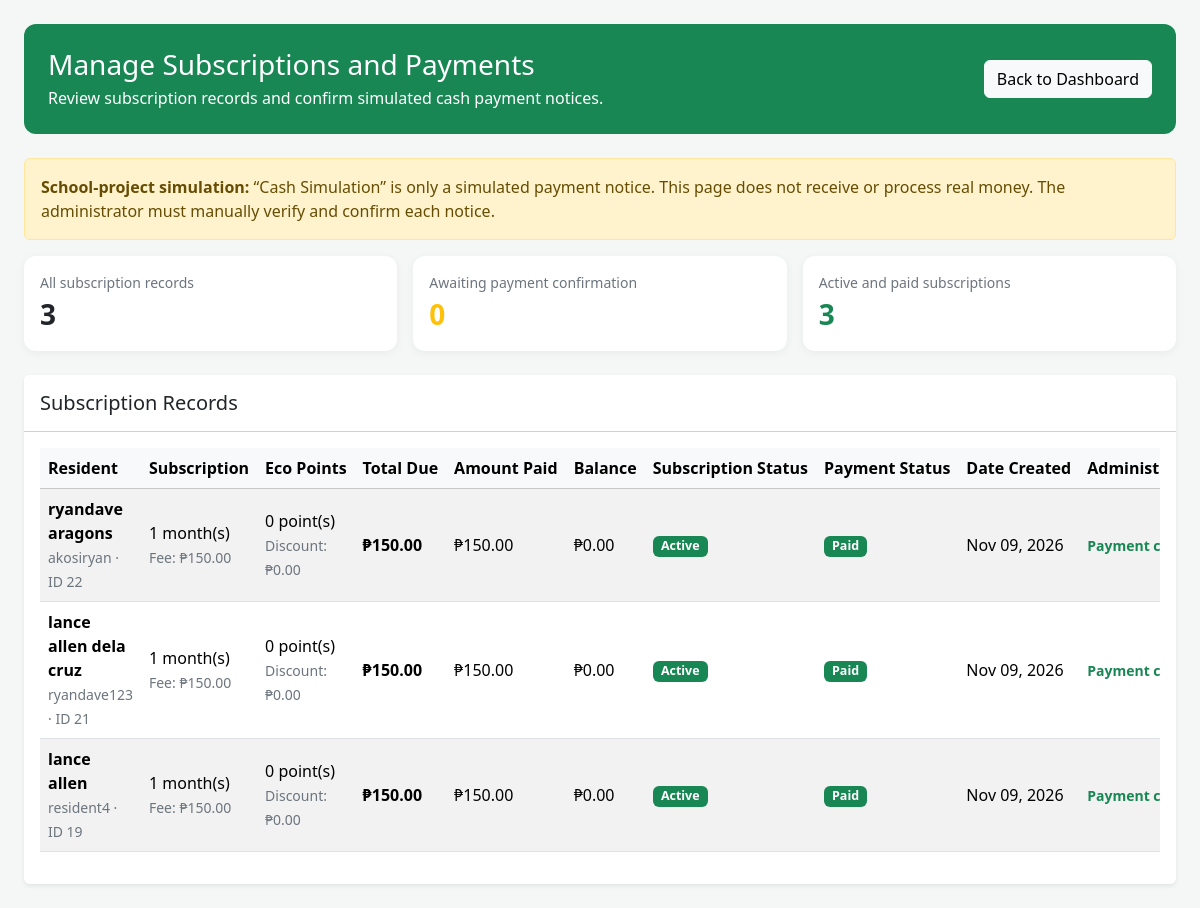
Page /wastesystem_/admin/subscriptions/index.php (signed in) on the committed database.
### tables this page shows
CREATE TABLE `subscriptions` (
  `id` int(11) NOT NULL,
  `user_id` int(11) NOT NULL,
  `service_fee` decimal(10,2) NOT NULL DEFAULT 150.00,
  `months` int(11) NOT NULL DEFAULT 1,
  `original_amount` decimal(10,2) NOT NULL DEFAULT 150.00,
  `points_redeemed` int(11) NOT NULL DEFAULT 0,
  `discount_amount` decimal(10,2) NOT NULL DEFAULT 0.00,
  `total_amount` decimal(10,2) NOT NULL DEFAULT 150.00,
  `amount_paid` decimal(10,2) NOT NULL DEFAULT 0.00,
  `balance_due` decimal(10,2) NOT NULL DEFAULT 150.00,
  `subscription_status` varchar(50) NOT NULL DEFAULT 'Pending Approval',
  `payment_status` varchar(50) NOT NULL DEFAULT 'Unpaid',
  `created_at` timestamp NOT NULL DEFAULT current_timestamp()
);

CREATE TABLE `users` (
  `id` int(11) NOT NULL,
  `fullname` varchar(255) NOT NULL,
  `users` varchar(255) NOT NULL,
  `password` varchar(255) NOT NULL,
  `role` varchar(11) NOT NULL,
  `email` varchar(255) DEFAULT NULL,
  `email_verified` tinyint(1) NOT NULL DEFAULT 0,
  `email_verified_at` datetime DEFAULT NULL,
  `address` varchar(500) NOT NULL
);

### wastesystem_/admin/subscriptions/index.php (the view, shortened to what this page needs)
<?php
require_once __DIR__ . '/../../config/database.php';
mysqli_set_charset($conn, 'utf8mb4');
function e($value): string
{
    return htmlspecialchars((string)($value ?? ''), ENT_QUOTES, 'UTF-8');
}
function peso($amount): string
{
    return '₱' . number_format((float)$amount, 2);
}
$list_sql = "
    SELECT
        s.id,
        s.user_id,
        u.fullname,
        u.users AS username,
        s.service_fee,
        s.months,
        s.original_amount,
        s.points_redeemed,
        s.discount_amount,
        s.total_amount,
        s.amount_paid,
        s.balance_due,
        s.subscription_status,
        s.payment_status,
        s.created_at
    FROM subscriptions AS s
    INNER JOIN users AS u ON u.id = s.user_id
    ORDER BY
        CASE
            WHEN s.payment_status = 'Pending Confirmation' THEN 0
            WHEN s.subscription_status = 'Pending Approval' THEN 1
            ELSE 2
        END,
        s.created_at DESC
";
$result = $conn->query($list_sql);
$total_records = $result->num_rows;
$pending_confirmations = 0;
$active_subscriptions = 0;
$rows = [];
while ($row = $result->fetch_assoc()) {
    $rows[] = $row;
    if (
        $row['subscription_status'] === 'Active' &&
        $row['payment_status'] === 'Paid' &&
        (float)$row['balance_due'] <= 0
    ) {
        $active_subscriptions++;
    }
}
?>
<!DOCTYPE html>
<html lang="en">
<head>
    <link href="https://cdn.jsdelivr.net/npm/bootstrap@5.3.3/dist/css/bootstrap.min.css" rel="stylesheet">
</head>
<body>
<div class="container-fluid py-4 px-3 px-lg-4">
    <div class="page-header p-4 mb-4">
        <div class="d-flex flex-wrap justify-content-between align-items-center gap-3">
            <div>
                <h1 class="h3 mb-1">Manage Subscriptions and Payments</h1>
                <p class="mb-0">Review subscription records and confirm simulated cash payment notices.</p>
            </div>
            <a href="../dashboard.php" class="btn btn-light">Back to Dashboard</a>
        </div>
    </div>
    <div class="alert alert-warning">
        <strong>School-project simulation:</strong> “Cash Simulation” is only a simulated payment notice.
        This page does not receive or process real money. The administrator must manually verify and confirm each notice.
    </div>
    <div class="row g-3 mb-4">
        <div class="col-sm-6 col-xl-4">
            <div class="card summary-card">
                <div class="card-body">
                    <div class="text-secondary small">All subscription records</div>
                    <div class="fs-3 fw-bold"><?= number_format($total_records) ?></div>
                </div>
            </div>
        </div>
        <div class="col-sm-6 col-xl-4">
            <div class="card summary-card">
                <div class="card-body">
                    <div class="text-secondary small">Awaiting payment confirmation</div>
                    <div class="fs-3 fw-bold text-warning"><?= number_format($pending_confirmations) ?></div>
                </div>
            </div>
        </div>
        <div class="col-sm-6 col-xl-4">
            <div class="card summary-card">
                <div class="card-body">
                    <div class="text-secondary small">Active and paid subscriptions</div>
                    <div class="fs-3 fw-bold text-success"><?= number_format($active_subscriptions) ?></div>
                </div>
            </div>
        </div>
    </div>
    <div class="card border-0 shadow-sm">
        <div class="card-header bg-white py-3">
            <h2 class="h5 mb-0">Subscription Records</h2>
        </div>
        <div class="card-body">
            <?php if (count($rows) === 0): ?>
                <div class="text-center text-secondary py-5">No subscription records found.</div>
            <?php else: ?>
                <div class="table-responsive">
                    <table class="table table-hover table-striped align-middle">
                        <thead class="table-light">
                        <tr>
                            <th>Resident</th>
                            <th>Subscription</th>
                            <th>Eco Points</th>
                            <th>Total Due</th>
                            <th>Amount Paid</th>
                            <th>Balance</th>
                            <th>Subscription Status</th>
                            <th>Payment Status</th>
                            <th>Date Created</th>
                            <th style="min-width: 190px;">Administrator Action</th>
                        </tr>
                        </thead>
                        <tbody>
                        <?php foreach ($rows as $row): ?>
                            <?php
                                $payment_status = $row['payment_status'];
                                $subscription_status = $row['subscription_status'];
                                $payment_badge = 'bg-secondary';
                                if ($payment_status === 'Paid') {
                                    $payment_badge = 'bg-success';
                                } elseif ($payment_status === 'Pending Confirmation') {
                                    $payment_badge = 'bg-warning text-dark';
                                } elseif ($payment_status === 'Unpaid') {
                                    $payment_badge = 'bg-danger';
                                }
                                $subscription_badge = $subscription_status === 'Active'
                                    ? 'bg-success'
                                    : 'bg-secondary';
                            ?>
                            <tr>
                                <td>
                                    <div class="fw-semibold"><?= e($row['fullname']) ?></div>
                                    <small class="text-secondary">
                                        <?= e($row['username']) ?> · ID <?= (int)$row['user_id'] ?>
                                    </small>
                                </td>
                                <td>
                                    <?= (int)$row['months'] ?> month(s)<br>
                                    <small class="text-secondary">Fee: <?= peso($row['service_fee']) ?></small>
                                </td>
                                <td>
                                    <?= number_format((int)$row['points_redeemed']) ?> point(s)<br>
                                    <small class="text-secondary">Discount: <?= peso($row['discount_amount']) ?></small>
                                </td>
                                <td class="fw-semibold"><?= peso($row['total_amount']) ?></td>
                                <td><?= peso($row['amount_paid']) ?></td>
                                <td><?= peso($row['balance_due']) ?></td>
                                <td>
                                    <span class="badge status-badge <?= $subscription_badge ?>">
                                        <?= e($subscription_status) ?>
                                    </span>
                                </td>
                                <td>
                                    <span class="badge status-badge <?= $payment_badge ?>">
                                        <?= e($payment_status) ?>
                                    </span>
                                </td>
                                <td><?= e(date('M d, Y', strtotime($row['created_at']))) ?></td>
                                <td>
                                    <?php if (
                                        $payment_status === 'Pending Confirmation' &&
                                        $subscription_status === 'Pending Approval'
                                    ): ?>
                                        <form method="POST" class="action-form"
                                              onsubmit="return confirm('Confirm this simulated cash payment and activate the subscription?');">
                                            <input type="hidden" name="csrf_token" value="<?= e($_SESSION['subscription_admin_csrf']) ?>">
                                            <input type="hidden" name="subscription_id" value="<?= (int)$row['id'] ?>">
                                            <input type="hidden" name="action" value="confirm">
                                            <button type="submit" class="btn btn-sm btn-success">Confirm Payment</button>
                                        </form>
                                        <form method="POST" class="action-form"
                                              onsubmit="return confirm('Reject this payment notice? Its payment status will return to Unpaid.');">
                                            <input type="hidden" name="csrf_token" value="<?= e($_SESSION['subscription_admin_csrf']) ?>">
                                            <input type="hidden" name="subscription_id" value="<?= (int)$row['id'] ?>">
                                            <input type="hidden" name="action" value="reject">
                                            <button type="submit" class="btn btn-sm btn-outline-danger">Reject</button>
                                        </form>
                                    <?php elseif ($subscription_status === 'Active' && $payment_status === 'Paid'): ?>
                                        <span class="text-success small fw-semibold">Payment confirmed</span>
                                    <?php else: ?>
                                        <span class="text-secondary small">No action available</span>
                                    <?php endif; ?>
                                </td>
                            </tr>
                        <?php endforeach; ?>
                        </tbody>
                    </table>
                </div>
            <?php endif; ?>
        </div>
    </div>
</div>
</body>
</html>

### wastesystem_/admin/subscriptions/index.php (style rules this page uses)
body { background: #f5f7f6; }
.page-header { background: #198754; color: #fff; border-radius: 12px; }
.summary-card { border: 0; border-radius: 12px; box-shadow: 0 2px 10px rgba(0,0,0,.05); }
.table thead th { white-space: nowrap; }
.table td { vertical-align: middle; }
.status-badge { font-size: .78rem; }

### rows in the picture
subscriptions: user.fullname "ryandave aragons", user.users "akosiryan", user "22", months "1", service_fee "₱150.00", points_redeemed "0", discount_amount "₱0.00", total_amount "₱150.00", amount_paid "₱150.00", balance_due "₱0.00", subscription_status "Active", payment_status "Paid", created_at "Nov 09, 2026", shows "Payment…"
subscriptions: user.fullname "lance allen dela cruz", user.users "ryandave123", user "21", months "1", service_fee "₱150.00", points_redeemed "0", discount_amount "₱0.00", total_amount "₱150.00", amount_paid "₱150.00", balance_due "₱0.00", subscription_status "Active", payment_status "Paid", created_at "Nov 09, 2026", shows "Payment…"
subscriptions: user.fullname "lance allen", user.users "resident4", user "19", months "1", service_fee "₱150.00", points_redeemed "0", discount_amount "₱0.00", total_amount "₱150.00", amount_paid "₱150.00", balance_due "₱0.00", subscription_status "Active", payment_status "Paid", created_at "Nov 09, 2026", shows "Payment…"

### other values in the picture
$total_records "3"
$pending_confirmations "0"
$active_subscriptions "3"
